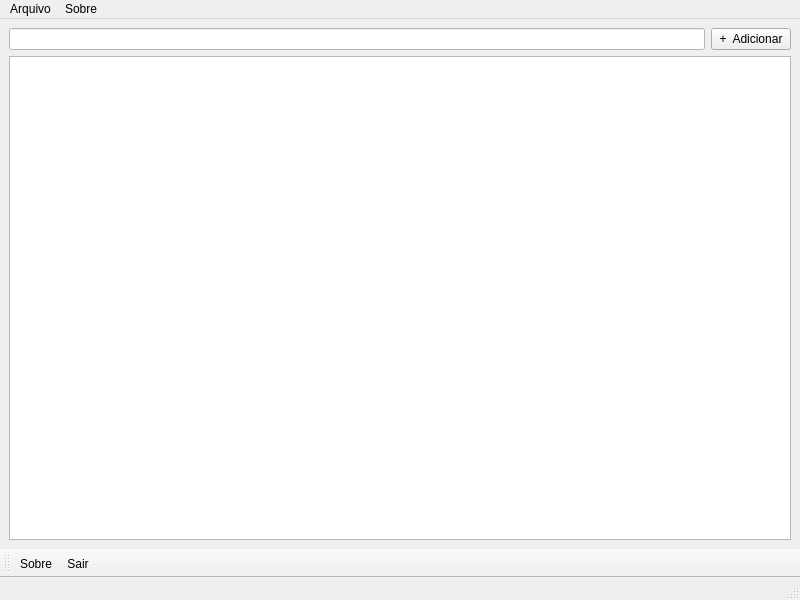
<?xml version="1.0" encoding="UTF-8"?>
<ui version="4.0">
 <class>MyTodo</class>
 <widget class="QMainWindow" name="MyTodo">
  <property name="geometry">
   <rect>
    <x>0</x>
    <y>0</y>
    <width>800</width>
    <height>600</height>
   </rect>
  </property>
  <property name="windowTitle">
   <string>MyTodo Curso de Qt moderno com C++</string>
  </property>
  <property name="windowIcon">
   <iconset resource="assets/assets.qrc">
    <normaloff>:/uicons-regular-rounded/svg/fi-rr-fox.svg</normaloff>:/uicons-regular-rounded/svg/fi-rr-fox.svg</iconset>
  </property>
  <widget class="QWidget" name="centralwidget">
   <layout class="QGridLayout" name="gridLayout">
    <item row="0" column="0">
     <layout class="QHBoxLayout" name="horizontalLayout">
      <item>
       <widget class="QLineEdit" name="lineEdit">
        <property name="styleSheet">
         <string notr="true">background: #fff;</string>
        </property>
       </widget>
      </item>
      <item>
       <widget class="QPushButton" name="pushButton">
        <property name="text">
         <string>+  Adicionar</string>
        </property>
       </widget>
      </item>
     </layout>
    </item>
    <item row="1" column="0">
     <widget class="QTableWidget" name="tableWidget"/>
    </item>
   </layout>
  </widget>
  <widget class="QMenuBar" name="menubar">
   <property name="geometry">
    <rect>
     <x>0</x>
     <y>0</y>
     <width>800</width>
     <height>22</height>
    </rect>
   </property>
   <widget class="QMenu" name="menuArquivo">
    <property name="title">
     <string>Arquivo</string>
    </property>
    <addaction name="actionSair"/>
   </widget>
   <widget class="QMenu" name="menuSobre">
    <property name="title">
     <string>Sobre</string>
    </property>
    <addaction name="actionSobre"/>
   </widget>
   <addaction name="menuArquivo"/>
   <addaction name="menuSobre"/>
  </widget>
  <widget class="QStatusBar" name="statusbar"/>
  <widget class="QToolBar" name="toolBar">
   <property name="windowTitle">
    <string>toolBar</string>
   </property>
   <attribute name="toolBarArea">
    <enum>BottomToolBarArea</enum>
   </attribute>
   <attribute name="toolBarBreak">
    <bool>false</bool>
   </attribute>
   <addaction name="actionSobre"/>
   <addaction name="actionSair"/>
  </widget>
  <action name="actionSair">
   <property name="icon">
    <iconset resource="assets/assets.qrc">
     <normaloff>:/uicons-regular-rounded/svg/fi-rr-sign-out-alt.svg</normaloff>:/uicons-regular-rounded/svg/fi-rr-sign-out-alt.svg</iconset>
   </property>
   <property name="text">
    <string>Sair</string>
   </property>
  </action>
  <action name="actionSobre">
   <property name="icon">
    <iconset resource="assets/assets.qrc">
     <normaloff>:/uicons-regular-rounded/svg/fi-rr-comment-info.svg</normaloff>:/uicons-regular-rounded/svg/fi-rr-comment-info.svg</iconset>
   </property>
   <property name="text">
    <string>Sobre</string>
   </property>
  </action>
 </widget>
 <resources>
  <include location="assets/assets.qrc"/>
 </resources>
 <connections/>
</ui>
